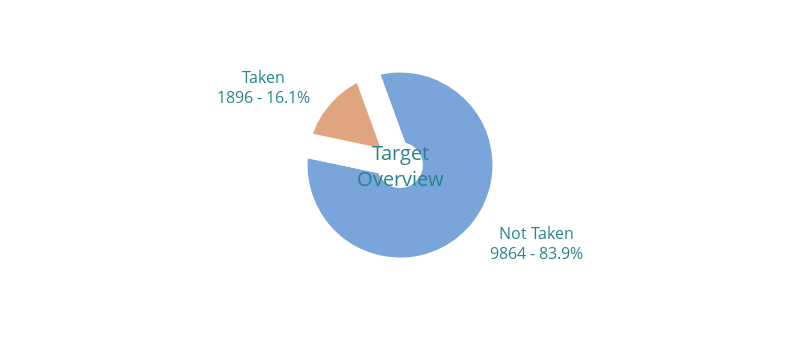

The notebook cell saved with this chart:
### Code cell
fig = px.pie(
    df.assign(ClassMap=df.Taken_product.map({'No': "Not Taken", "Yes": "Taken"})),
    names="ClassMap", hole=0.10,color_discrete_sequence=["#79a5db", "#e0a580"])
fig.update_layout(height=350,width=800, font_color="#28838a",title_font_size=20,  showlegend=False,)
fig.add_annotation( x=0.5, y=0.5, align="center", xref="paper",yref="paper", showarrow=False, font_size=20, text="Target<br>Overview",)
fig.update_traces(hovertemplate=None, textposition="outside", texttemplate="%{label}<br>%{value} - %{percent}",
    textfont_size=16,rotation=-20, marker_line_width=25,  marker_line_color='#ffffff',)
fig.show()

### Figure 1 — Plotly figure (JSON) as saved in the notebook; plotly's stock layout.template omitted (floating-point values rounded to 4 significant figures; data arrays with more than 128 entries replaced by an {"elided": "..."} marker saying what was removed)
{"data": [{"domain": {"x": [0, 1], "y": [0, 1]}, "hole": 0.1, "labels": {"elided": "11760 str values"}, "legendgroup": "", "marker": {"line": {"color": "#ffffff", "width": 25}}, "name": "", "rotation": -20, "showlegend": true, "textfont": {"size": 16}, "textposition": "outside", "texttemplate": "%{label}<br>%{value} - %{percent}", "type": "pie"}], "layout": {"annotations": [{"align": "center", "font": {"size": 20}, "showarrow": false, "text": "Target<br>Overview", "x": 0.5, "xref": "paper", "y": 0.5, "yref": "paper"}], "font": {"color": "#28838a"}, "height": 350, "legend": {"tracegroupgap": 0}, "margin": {"t": 60}, "piecolorway": ["#79a5db", "#e0a580"], "showlegend": false, "title": {"font": {"size": 20}}, "width": 800}}
